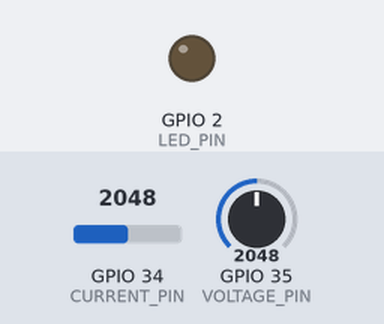
Bench run of a sketch on a simulated ESP32. Shown: output pins drawn as LEDs (lit = HIGH). The inputs (shaded band) are chosen by the test bench; at power-on: GPIO 34 (CURRENT_PIN) = 2048, GPIO 35 (VOLTAGE_PIN) = 2048 (analog values on the 0–4095 scale). WiFi joins after 1.5 s; servers stay silent unless stated; uploads are accepted with an empty reply; what the sketch prints to the serial monitor is not drawn.

Above: at 7.5 s.
At 12.3 s:
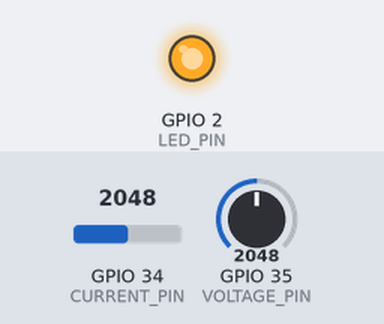
Timing chart, 0 to 14.2 s (numbered marks = the images above):
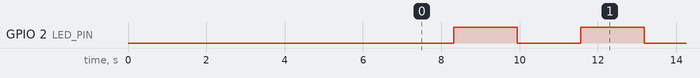

The sketch:

WORKING_ESP32_CODE.ino
```cpp
/*
 * ESP32 Energy Monitor - Accurate Sensor Version
 * Uses RMS calculation for accurate AC measurements
 * Includes calibration and noise filtering
 */

#include <WiFi.h>
#include <HTTPClient.h>
#include <ArduinoJson.h>

// ========== UPDATE THESE VALUES ==========
const char* ssid = "AB";                       // Replace with your WiFi name
const char* password = "Chirag45";             // Replace with your WiFi password
const char* serverUrl = "http://10.182.115.250:5001/api/sensor-data";  // Updated to correct IP
const char* deviceId = "ESP32_001";

// ========== PIN DEFINITIONS ========
#define CURRENT_PIN 34
#define VOLTAGE_PIN 35
#define LED_PIN 2

// ========== SENSOR CONFIG ========
float sensitivity = 0.185;   // ACS712 5A → 185mV/A (adjust if using different model)

// ========== CALIBRATION VALUES ========
float offsetCurrent = 0;
float offsetVoltage = 0;

// ========== VARIABLES ========
float currentRMS = 0;
float voltageRMS = 0;
float power = 0.0;
float energy = 0.0;

// ========== SETTINGS ========
int calibrationSamples = 3000;   // increased for better offset
int measurementSamples = 1000;   // more samples = better RMS
unsigned long lastSendTime = 0;
const unsigned long sendInterval = 1000; // 1 second

// ========== CALIBRATION FUNCTION ========
void calibrateOffsets() {
  float sumCurrent = 0;
  float sumVoltage = 0;

  Serial.println("Calibrating... Keep NO LOAD!");

  for (int i = 0; i < calibrationSamples; i++) {
    sumCurrent += (analogRead(CURRENT_PIN) / 4095.0) * 3.3;
    sumVoltage += (analogRead(VOLTAGE_PIN) / 4095.0) * 3.3;
    delayMicroseconds(200);   // faster sampling
  }

  offsetCurrent = sumCurrent / calibrationSamples;
  offsetVoltage = sumVoltage / calibrationSamples;

  Serial.println("Calibration Done:");
  Serial.print("Offset Current: ");
  Serial.println(offsetCurrent, 4);
  Serial.print("Offset Voltage: ");
  Serial.println(offsetVoltage, 4);
}

void setup() {
  Serial.begin(115200);
  delay(1000);

  pinMode(LED_PIN, OUTPUT);
  analogReadResolution(12);

  Serial.println();
  Serial.println("====================================");
  Serial.println("ESP32 Energy Monitor Starting...");
  Serial.println("====================================");
  Serial.println("Device ID: " + String(deviceId));
  Serial.println("Server: " + String(serverUrl));
  Serial.println("====================================");

  // Calibrate sensors
  delay(3000);
  calibrateOffsets();

  // Connect to WiFi
  connectToWiFi();

  Serial.println("Setup complete. Starting measurements...");
}

void loop() {
  // Read sensors
  readSensors();

  // Send data every second
  if (millis() - lastSendTime >= sendInterval) {
    sendDataToServer();
    lastSendTime = millis();
  }

  // Blink LED to show activity
  digitalWrite(LED_PIN, !digitalRead(LED_PIN));

  delay(100);
}

void readSensors() {
  float sumCurrent = 0;
  float sumVoltage = 0;

  for (int i = 0; i < measurementSamples; i++) {
    float rawCurrent = 0;
    float rawVoltage = 0;

    // averaging to reduce noise
    for (int j = 0; j < 5; j++) {
      rawCurrent += analogRead(CURRENT_PIN);
      rawVoltage += analogRead(VOLTAGE_PIN);
    }
    rawCurrent /= 5.0;
    rawVoltage /= 5.0;

    // ADC → voltage
    float voltageCurrent = (rawCurrent / 4095.0) * 3.3;
    float voltageSensor  = (rawVoltage / 4095.0) * 3.3;

    // remove offset
    float currentValue = voltageCurrent - offsetCurrent;
    float voltageValue = voltageSensor - offsetVoltage;

    sumCurrent += currentValue * currentValue;
    sumVoltage += voltageValue * voltageValue;

    delayMicroseconds(200);
  }

  // ========== RMS CALCULATION ========
  currentRMS = sqrt(sumCurrent / measurementSamples) / sensitivity;
  voltageRMS = sqrt(sumVoltage / measurementSamples);

  // ========== NOISE FILTER (VERY IMPORTANT) ========
  if (currentRMS < 0.05) currentRMS = 0;     // remove fake current (<50mA)
  if (voltageRMS < 0.01) voltageRMS = 0;     // remove noise

  // ========== VOLTAGE SCALING ========
  // ⚠️ IMPORTANT: adjust this after calibration
  float voltageCalibrationFactor = 230.0 / 1.65;  // Adjust based on your AC supply
  voltageRMS = voltageRMS * voltageCalibrationFactor;

  // ========== POWER CALCULATION ========
  power = voltageRMS * currentRMS;
  energy = power * (sendInterval / 1000.0) / 3600000.0; // Convert to kWh
}

void connectToWiFi() {
  Serial.println("Connecting to WiFi: " + String(ssid));
  WiFi.begin(ssid, password);

  int attempts = 0;
  while (WiFi.status() != WL_CONNECTED && attempts < 30) {
    delay(500);
    Serial.print(".");
    attempts++;
  }

  if (WiFi.status() == WL_CONNECTED) {
    Serial.println();
    Serial.println("WiFi Connected!");
    Serial.println("IP Address: " + WiFi.localIP().toString());
  } else {
    Serial.println();
    Serial.println("WiFi Connection Failed!");
  }
}

void sendDataToServer() {
  if (WiFi.status() != WL_CONNECTED) {
    Serial.println("WiFi not connected, attempting reconnection...");
    connectToWiFi();
    return;
  }

  HTTPClient http;
  http.begin(serverUrl);
  http.addHeader("Content-Type", "application/json");
  http.addHeader("User-Agent", "ESP32-EnergyMonitor/1.0");

  // Create JSON payload
  StaticJsonDocument<200> doc;
  doc["device_id"] = deviceId;
  doc["voltage"] = round(voltageRMS * 100) / 100.0;
  doc["current"] = round(currentRMS * 1000) / 1000.0;  // in Amps
  doc["power"] = round(power * 100) / 100.0;
  doc["energy"] = round(energy * 10000) / 10000.0;
  doc["timestamp"] = millis();

  String jsonString;
  serializeJson(doc, jsonString);

  // Send HTTP POST request
  int httpResponseCode = http.POST(jsonString);

  if (httpResponseCode > 0) {
    String response = http.getString();
    Serial.println("Data sent successfully!");
    Serial.print("V:" + String(voltageRMS, 1) + "V, ");
    Serial.print("I:" + String(currentRMS * 1000, 1) + "mA, ");
    Serial.println("P:" + String(power, 1) + "W");
  } else {
    Serial.println("Error sending data. HTTP Code: " + String(httpResponseCode));
  }

  http.end();
}
```

Measured:
- by itself, GPIO 2 (LED_PIN): alternates HIGH for 1.6 s and LOW for 1.6 s
